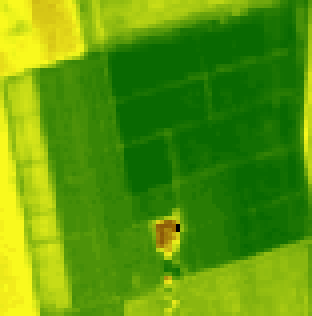
#> input picture src/resources/images/croped.png, 78 x 79 px (shown 4 times larger)
$ python -i PolygonPoints.py   (imports and definitions only)
#> lines starting #> are read from the running program, lines starting #| are printed output that depends on the picture; after the words box and inside, x2 and y2 are one past the last pixel; in counts of white or black regions, pixels touching at a corner belong together
#> further down, picture is the input picture: shape (79, 78, 3); mean B, G, R 10, 152.5, 88.9
import random
import cv2
import numpy as np


# Loads image from given path.
# [5 lines left out: function loadImage, not called in this run]


# Finds the contours of all the shapes of the given image.
# The contours are returned as a list of lists.
def findContours(image):
    gray = cv2.cvtColor(image, cv2.COLOR_BGR2GRAY)
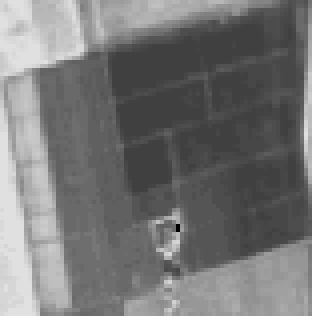
#> gray: shape (79, 78) (shown 4 times larger); min 0, max 225, mean 117.2
    edged = cv2.Canny(gray, 200, 600)
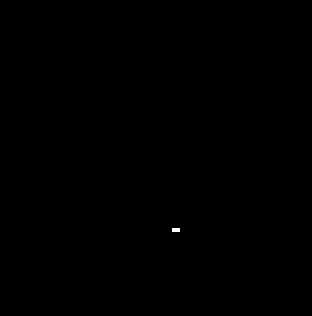
#> edged: shape (79, 78) (shown 4 times larger); 0.03% white in thin lines or dots, all inside (x1, y1, x2, y2) = (43, 57, 45, 58)
    cv2.imwrite("resources/images/edged.png", edged)
    contours, _ = cv2.findContours(edged, cv2.RETR_EXTERNAL, cv2.CHAIN_APPROX_SIMPLE)
#> contours = [[[43, 57], [44, 57]]]
    return contours


# Returns a list of corner coordinates for each polygon.
# [59 lines left out: functions extractPolygons, extractPolygonCorners, drawPolygonsAndContours, not called in this run]
    #cv2.imshow('contours', image)
    #cv2.waitKey(0)
    #cv2.destroyAllWindows()

>>> import cv2
>>> picture = cv2.imread('../resources/images/croped.png')
>>> result = findContours(picture)
#> result = [[[43, 57], [44, 57]]]

$ run again, on src/resources/images/green.png
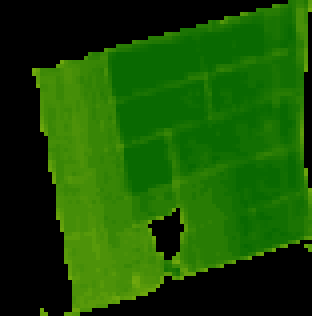
#> input picture src/resources/images/green.png, 78 x 79 px (shown 4 times larger)
#> picture is the input picture: shape (79, 78, 3); mean B, G, R 2.7, 77.8, 24
#> in findContours, `gray = cv2.cvtColor(image, cv2.COLOR_BGR2GRAY)`:
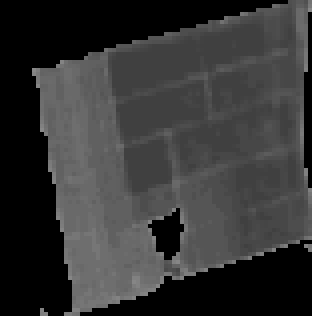
#> gray: shape (79, 78) (shown 4 times larger); min 0, max 136, mean 53.1
#> in findContours, `edged = cv2.Canny(gray, 200, 600)`:
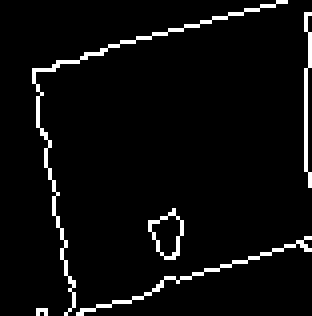
#> edged: shape (79, 78) (shown 4 times larger); 4.5% white in thin lines or dots, all inside (x1, y1, x2, y2) = (8, 0, 78, 79)
#> contours = 5 contours, 4 with area under 20; largest, box (x1, y1, x2, y2) and area: (37, 52, 46, 65) 60
#> result has the same summary as contours in findContours
